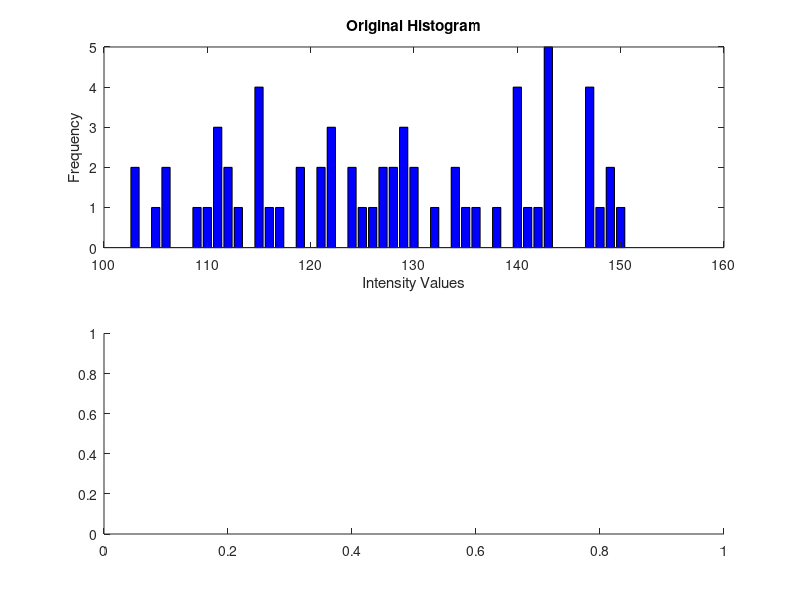

Write MATLAB code to recreate this figure. (Note: this script raises an error after producing the figure.)

%Histogram Equalisation
%Created by Srinivas Vatsav

clc;
clear all;
close all;

% Generate a random 8x8 intensity matrix with values between 50 and 100
I = round(100 + (100 - 50) * rand(8)); % Values in the range [50, 150]

%Flatten the matrix into a single row vector
Ia = I(:)';

%Sort intensities
sortIa = sort(Ia);

%Find unique intensities and their frequencies
[uniqueNumbers, ~, idx] = unique(sortIa); % Unique intensities and indices
frequencies = accumarray(idx, 1); % Frequency of each intensity

%Calculate the cumulative distribution function (CDF)
cumulativeFrequencies = cumsum(frequencies);

% Total number of pixels in the image
totalPixels = numel(I);

% Minimum non-zero cumulative frequency
cdf_min = min(cumulativeFrequencies(cumulativeFrequencies > 0));

% Number of intensity levels (L = 256 for 8-bit grayscale)
L = 256;

%Apply the histogram equalization formula
h_v = round(((cumulativeFrequencies - cdf_min) / (totalPixels - cdf_min)) * (L - 1));

%Map the original intensities to equalized values
equalizedImage = zeros(size(I)); % Initialize equalized image
for i = 1:length(uniqueNumbers)
    equalizedImage(I == uniqueNumbers(i)) = h_v(i);
end

equalizedImage = uint8(equalizedImage);
I = uint8(I);

% Plot the original and equalized histograms for comparison
figure(1);
subplot(2, 1, 1);
bar(uniqueNumbers, frequencies, 'FaceColor', 'b');
title('Original Histogram');
xlabel('Intensity Values');
ylabel('Frequency');

subplot(2, 1, 2);
bar(0:L-1, histcounts(equalizedImage(:), 0:L), 'FaceColor', 'r');
title('Equalized Histogram');
xlabel('Intensity Values');
ylabel('Frequency');

figure(2)
subplot(1,2,1)
imshow(I)
title("Original Image");

subplot(1,2,2)
imshow(equalizedImage)
title("Equalised Image");